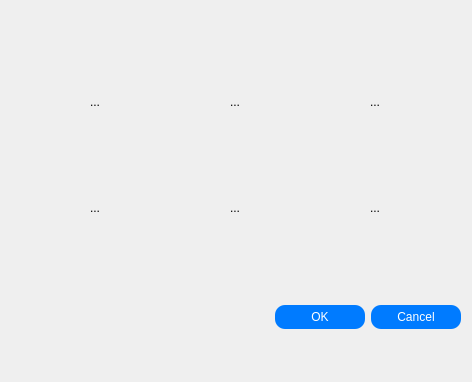
<?xml version="1.0" encoding="UTF-8"?>
<ui version="4.0">
 <class>Avatar</class>
 <widget class="QDialog" name="Avatar">
  <property name="geometry">
   <rect>
    <x>0</x>
    <y>0</y>
    <width>472</width>
    <height>382</height>
   </rect>
  </property>
  <property name="windowTitle">
   <string>选择头像</string>
  </property>
  <layout class="QVBoxLayout" name="verticalLayout">
   <item>
    <layout class="QGridLayout" name="gridLayout">
     <item row="0" column="1">
      <widget class="QToolButton" name="avatar1">
       <property name="minimumSize">
        <size>
         <width>100</width>
         <height>100</height>
        </size>
       </property>
       <property name="maximumSize">
        <size>
         <width>100</width>
         <height>100</height>
        </size>
       </property>
       <property name="styleSheet">
        <string notr="true">        QToolButton {
            border: none;
        }
        
        QToolButton:hover {
            border: 1px solid  rgb(136, 138, 133);
            border-radius:10px;
        }
        
        QToolButton:pressed {
            background-color: rgb(255, 255, 255);
        }</string>
       </property>
       <property name="text">
        <string>...</string>
       </property>
       <property name="icon">
        <iconset resource="res.qrc">
         <normaloff>:/res/avatar1.png</normaloff>:/res/avatar1.png</iconset>
       </property>
       <property name="iconSize">
        <size>
         <width>100</width>
         <height>100</height>
        </size>
       </property>
       <property name="checkable">
        <bool>true</bool>
       </property>
       <property name="autoExclusive">
        <bool>true</bool>
       </property>
      </widget>
     </item>
     <item row="1" column="0">
      <widget class="QToolButton" name="avatar3">
       <property name="minimumSize">
        <size>
         <width>100</width>
         <height>100</height>
        </size>
       </property>
       <property name="maximumSize">
        <size>
         <width>100</width>
         <height>100</height>
        </size>
       </property>
       <property name="styleSheet">
        <string notr="true">        QToolButton {
            border: none;
        }
        
        QToolButton:hover {
            border: 1px solid  rgb(136, 138, 133);
            border-radius:10px;
        }
        
        QToolButton:pressed {
            background-color: rgb(255, 255, 255);
        }</string>
       </property>
       <property name="text">
        <string>...</string>
       </property>
       <property name="icon">
        <iconset resource="res.qrc">
         <normaloff>:/res/avatar3.png</normaloff>:/res/avatar3.png</iconset>
       </property>
       <property name="iconSize">
        <size>
         <width>100</width>
         <height>100</height>
        </size>
       </property>
       <property name="checkable">
        <bool>true</bool>
       </property>
       <property name="autoExclusive">
        <bool>true</bool>
       </property>
      </widget>
     </item>
     <item row="1" column="1">
      <widget class="QToolButton" name="avatar4">
       <property name="minimumSize">
        <size>
         <width>100</width>
         <height>100</height>
        </size>
       </property>
       <property name="maximumSize">
        <size>
         <width>100</width>
         <height>100</height>
        </size>
       </property>
       <property name="styleSheet">
        <string notr="true">        QToolButton {
            border: none;
        }
        
        QToolButton:hover {
            border: 1px solid  rgb(136, 138, 133);
            border-radius:10px;
        }
        
        QToolButton:pressed {
            background-color: rgb(255, 255, 255);
        }</string>
       </property>
       <property name="text">
        <string>...</string>
       </property>
       <property name="icon">
        <iconset resource="res.qrc">
         <normaloff>:/res/avatar4.png</normaloff>:/res/avatar4.png</iconset>
       </property>
       <property name="iconSize">
        <size>
         <width>100</width>
         <height>100</height>
        </size>
       </property>
       <property name="checkable">
        <bool>true</bool>
       </property>
       <property name="autoExclusive">
        <bool>true</bool>
       </property>
      </widget>
     </item>
     <item row="1" column="2">
      <widget class="QToolButton" name="avatar5">
       <property name="minimumSize">
        <size>
         <width>100</width>
         <height>100</height>
        </size>
       </property>
       <property name="maximumSize">
        <size>
         <width>100</width>
         <height>100</height>
        </size>
       </property>
       <property name="styleSheet">
        <string notr="true">        QToolButton {
            border: none;
        }
        
        QToolButton:hover {
            border: 1px solid  rgb(136, 138, 133);
            border-radius:10px;
        }
        
        QToolButton:pressed {
            background-color: rgb(255, 255, 255);
        }</string>
       </property>
       <property name="text">
        <string>...</string>
       </property>
       <property name="icon">
        <iconset resource="res.qrc">
         <normaloff>:/res/avatar5.png</normaloff>:/res/avatar5.png</iconset>
       </property>
       <property name="iconSize">
        <size>
         <width>100</width>
         <height>100</height>
        </size>
       </property>
       <property name="checkable">
        <bool>true</bool>
       </property>
       <property name="autoExclusive">
        <bool>true</bool>
       </property>
      </widget>
     </item>
     <item row="0" column="2">
      <widget class="QToolButton" name="avatar2">
       <property name="minimumSize">
        <size>
         <width>100</width>
         <height>100</height>
        </size>
       </property>
       <property name="maximumSize">
        <size>
         <width>100</width>
         <height>100</height>
        </size>
       </property>
       <property name="styleSheet">
        <string notr="true">        QToolButton {
            border: none;
        }
        
        QToolButton:hover {
            border: 1px solid  rgb(136, 138, 133);
            border-radius:10px;
        }
        
        QToolButton:pressed {
            background-color: rgb(255, 255, 255);
        }</string>
       </property>
       <property name="text">
        <string>...</string>
       </property>
       <property name="icon">
        <iconset resource="res.qrc">
         <normaloff>:/res/avatar2.png</normaloff>:/res/avatar2.png</iconset>
       </property>
       <property name="iconSize">
        <size>
         <width>100</width>
         <height>100</height>
        </size>
       </property>
       <property name="checkable">
        <bool>true</bool>
       </property>
       <property name="autoExclusive">
        <bool>true</bool>
       </property>
      </widget>
     </item>
     <item row="0" column="0">
      <widget class="QToolButton" name="avatar0">
       <property name="minimumSize">
        <size>
         <width>100</width>
         <height>100</height>
        </size>
       </property>
       <property name="maximumSize">
        <size>
         <width>100</width>
         <height>100</height>
        </size>
       </property>
       <property name="styleSheet">
        <string notr="true">        QToolButton {
            border: none;
        }
        
        QToolButton:hover {

            border: 1px solid  rgb(136, 138, 133);
            border-radius:10px;
        }
        
        QToolButton:pressed {
            background-color: rgb(255, 255, 255);
          
        }</string>
       </property>
       <property name="text">
        <string>...</string>
       </property>
       <property name="icon">
        <iconset resource="res.qrc">
         <normaloff>:/res/avatar0.png</normaloff>:/res/avatar0.png</iconset>
       </property>
       <property name="iconSize">
        <size>
         <width>100</width>
         <height>100</height>
        </size>
       </property>
       <property name="checkable">
        <bool>true</bool>
       </property>
       <property name="autoExclusive">
        <bool>true</bool>
       </property>
      </widget>
     </item>
    </layout>
   </item>
   <item>
    <widget class="QDialogButtonBox" name="buttonBox">
     <property name="styleSheet">
      <string notr="true">QPushButton {
               background-color:#007BFF;
               color: white;
               padding: 5px;
               border: none;
               border-radius: 10px;
              min-width:80px;
 }


QPushButton:hover {
              background-color:  #9cd3fa;
}
</string>
     </property>
     <property name="orientation">
      <enum>Qt::Horizontal</enum>
     </property>
     <property name="standardButtons">
      <set>QDialogButtonBox::Cancel|QDialogButtonBox::Ok</set>
     </property>
    </widget>
   </item>
  </layout>
 </widget>
 <resources>
  <include location="res.qrc"/>
 </resources>
 <connections>
  <connection>
   <sender>buttonBox</sender>
   <signal>accepted()</signal>
   <receiver>Avatar</receiver>
   <slot>accept()</slot>
   <hints>
    <hint type="sourcelabel">
     <x>248</x>
     <y>254</y>
    </hint>
    <hint type="destinationlabel">
     <x>157</x>
     <y>274</y>
    </hint>
   </hints>
  </connection>
  <connection>
   <sender>buttonBox</sender>
   <signal>rejected()</signal>
   <receiver>Avatar</receiver>
   <slot>reject()</slot>
   <hints>
    <hint type="sourcelabel">
     <x>316</x>
     <y>260</y>
    </hint>
    <hint type="destinationlabel">
     <x>286</x>
     <y>274</y>
    </hint>
   </hints>
  </connection>
 </connections>
</ui>
